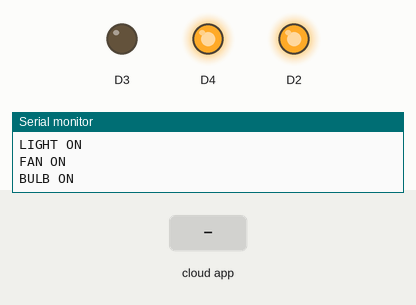
Simulated run of this sketch. Board: ESP8266 (NodeMCU). Shown: output pins drawn as LEDs (lit = HIGH), the last lines printed to the serial monitor. Dashed ring = blinking. Inputs (shaded band) come from the test bench. WiFi joins after 1.5 s; servers stay silent unless stated; the Firebase database answers and starts empty.

Above: at 3.1 s.
3.2 s: the phone or cloud app sets BULB_STATUS to 1
At 3.52 s:
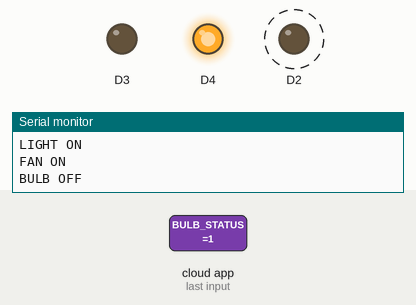
6.2 s: the phone or cloud app sets LIGHT_STATUS to 1
At 6.2 s:
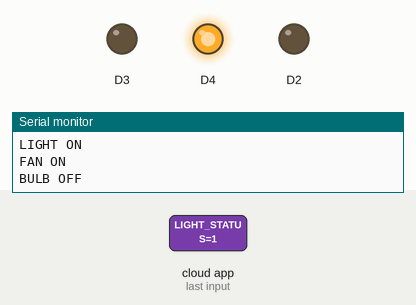
8.2 s: the phone or cloud app sets FAN_STATUS to 1
At 8.6 s:
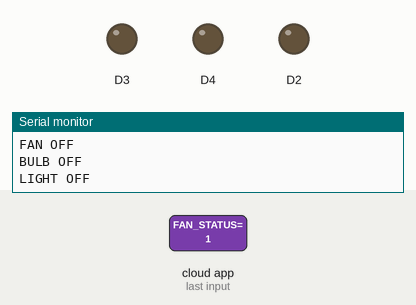
10.2 s: the phone or cloud app sets FAN_STATUS to 0
At 11.0 s:
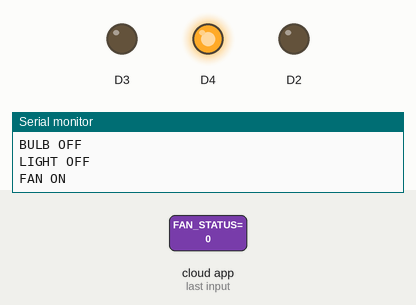
12.0 s: the phone or cloud app sets BULB_STATUS to 0
At 12.09 s:
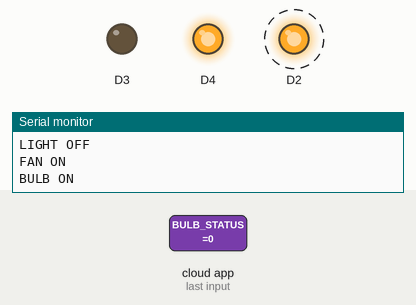
Timing chart, 0 to 16.0 s (numbered marks = the images above; inputs shaded):
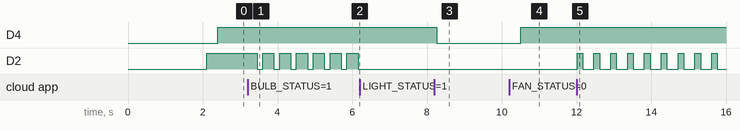

The sketch:

NodeMCU.ino
```cpp
// Download FirebaseArduino library from : https://github.com/FirebaseExtended/firebase-arduino and then import this Arduino softwear

// FirebaseArduino now depends on ArduinoJson library instead of containing it's own version of it. Please either use Library Manager or download specific version of the library from github. We recommend that ArduinoJson is at least version 5.13.1

// ESP8266 Core SDK. We recommend using officially tagged releases and it should be at least 2.4.1

#include <ESP8266WiFi.h>
#include <FirebaseArduino.h>

#define FIREBASE_HOST "automation-d8b25-default-rtdb.asia-southeast1.firebasedatabase.app"
#define FIREBASE_AUTH "wKSpaL1no6Y1v9pJlgu0KANZfPzUiaUnX8kIoCII"
#define WIFI_SSID "Styli"
#define WIFI_PASSWORD ""

void setup()
{
  Serial.begin(115200);
  pinMode(D2, OUTPUT);
  pinMode(D3, OUTPUT);
  pinMode(D4, OUTPUT);

  WiFi.begin(WIFI_SSID, WIFI_PASSWORD);
  Serial.print("connecting");
  while (WiFi.status() != WL_CONNECTED)
  {
    Serial.print(".");
    delay(500);
  }
  Serial.println();
  Serial.print("connected:");
  Serial.println(WiFi.localIP());

  Firebase.begin(FIREBASE_HOST, FIREBASE_AUTH);
  Firebase.set("BULB_STATUS", 0);
  Firebase.set("LIGHT_STATUS", 0);
  Firebase.set("FAN_STATUS", 0);
}
void firebasereconnect()
{
  Serial.println("Trying to reconnect");
  Firebase.begin(FIREBASE_HOST, FIREBASE_AUTH);
}
int val1 = 0;
int val2 = 0;
int val3 = 0;
void loop()
{
  if (Firebase.failed())
  {
    Serial.print("setting number failed:");
    Serial.println(Firebase.error());
    return;
  }

  val1 = Firebase.getInt("BULB_STATUS");

  if (val1 == 1)
  {
    digitalWrite(D2, LOW);
    Serial.println("BULB OFF");
  }
  else
  {
    digitalWrite(D2, HIGH);
    Serial.println("BULB ON");
  }

  val2 = Firebase.getInt("LIGHT_STATUS");

  if (val2 == 1)
  {
    digitalWrite(D2, LOW);
    Serial.println("LIGHT OFF");
  }
  else
  {
    digitalWrite(D2, HIGH);
    Serial.println("LIGHT ON");
  }

  val3 = Firebase.getInt("FAN_STATUS");

  if (val3 == 1)
  {
    digitalWrite(D4, LOW);
    Serial.println("FAN OFF");
  }
  else
  {
    digitalWrite(D4, HIGH);
    Serial.println("FAN ON");
  }
}
```

Measured:
- after the input at 3.2 s, D2: alternates HIGH for 0.30 s and LOW for 0.15 s, starting after 0.25 s
- after the input at 6.2 s, D2: stops changing and stays LOW
- after the input at 8.2 s, D4: HIGH → LOW after 0.06 s
- after the input at 10.2 s, D4: LOW → HIGH after 0.31 s
- after the input at 12.0 s, D2: alternates HIGH for 0.15 s and LOW for 0.30 s, starting at once
